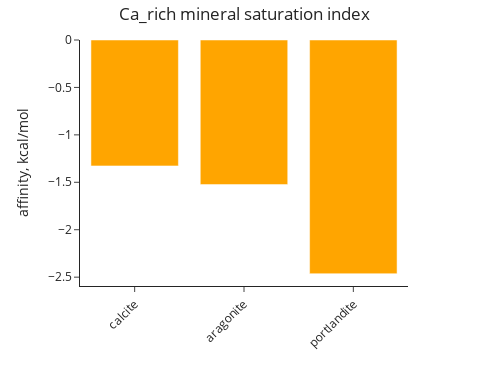

Here is the notebook cell this chart was saved with:
### Markdown cell above
Note the pH of the samples in the table above. Do these pH values match the input file? The samples are assigned pH 7 in the input file, and now the samples are quite different: Ca_rich is alkaline and CO2_rich is acidic. What going on here?

Recall that the parameter `charge_balance_on` was set to "H+" in the speciation step. This allows the pH to change to ensure that the total charge of dissolved cations and anions is balanced by the charge of protons. In the case of the "Ca_rich" sample, there is an overabundance of positive charge from dissolved calcium ions that cannot be balanced by the amount of dissolved bicarbonate. Therefore, the number of protons must decrease to achieve charge balance, and the pH increases. It is a similar story with the "CO2_rich" sample, except that pH must decrease to provide more protons to balance out the negative charge of an overabundance of bicarbonate.

Okay, moving on - it was stated earlier that both samples are undersaturated with respect to calcite. Let's confirm this by plotting mineral saturation states in each sample. A negative affinity indicates that the fluid is undersaturated with respect to a mineral:

### Code cell
speciation.plot_mineral_saturation("Ca_rich")

### Figure 1 — Plotly figure (JSON) as saved in the notebook; plotly's stock layout.template omitted (floating-point values rounded to 4 significant figures)
{"data": [{"hovertemplate": "%{x} <br>affinity, kcal/mol: %{y}", "legendgroup": "", "marker": {"color": ["orange", "orange", "orange"], "pattern": {"shape": ""}}, "name": "", "orientation": "v", "showlegend": false, "textposition": "auto", "type": "bar", "x": ["calcite", "aragonite", "portlandite"], "xaxis": "x", "y": [-1.327, -1.524, -2.464], "yaxis": "y"}], "layout": {"barmode": "relative", "height": 366, "legend": {"tracegroupgap": 0}, "margin": {"t": 40}, "title": {"text": "Ca_rich mineral saturation index", "x": 0.5, "xanchor": "center"}, "width": 488, "xaxis": {"anchor": "y", "autorange": true, "domain": [0, 1], "fixedrange": true, "range": [-0.5, 2.5], "tickangle": -45, "title": {}, "type": "category"}, "yaxis": {"anchor": "x", "autorange": true, "domain": [0, 1], "exponentformat": "power", "fixedrange": true, "range": [-2.593, 0], "title": {"text": "affinity, kcal/mol"}, "type": "linear"}}}
